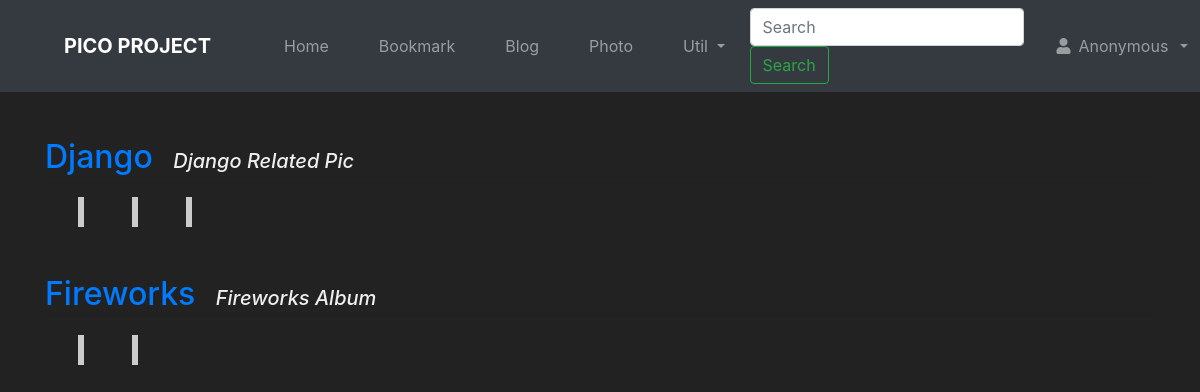
The app's page /photo/ with its own data.
### photo/models.py (models this page shows, shortened)
class Album(models.Model):
    name = models.CharField(max_length=30)
    description = models.CharField('One Line Description', max_length=100, blank=True)
    class Meta:
        ordering = ('name',)

### photo/views.py (the view)
# urls.py: path('', views.AlbumLV.as_view(), name='index'),
class AlbumLV(ListView):
    model = Album

### photo/models.py (called while the page is built)
    def get_absolute_url(self):
        return reverse('photo:photo_detail', args=(self.id,))

### photo/templates/photo/album_list.html (shortened to what this page needs)
{% extends "base.html" %}
{% load sorl_thumbnail %}
{% block content %}
{% for item in object_list %}
    <div class="mt-5">
        <a href="{% url 'photo:album_detail' item.id %}" class="h2">{{ item.name }}</a>&emsp;
        <span class="font-italic h5">{{ item.description }}</span>
    </div>
    <hr style="margin: 0 0 20px 0;">
    <div class="row">
        {% for photo in item.photo_set.all|slice:":5" %}
        <div class="ml-5">
            <div class="tumbnail">
            </div>
        </div>
        {% endfor %}
    </div>
{% endfor %}
{% endblock %}

### photo/templates/photo/album_list.html (style rules this page uses)
.tumbnail { border:3px solid #ccc; }

### records on screen
Album: name "Django", description "Django Related Pic"
Album: name "Fireworks", description "Fireworks Album"
